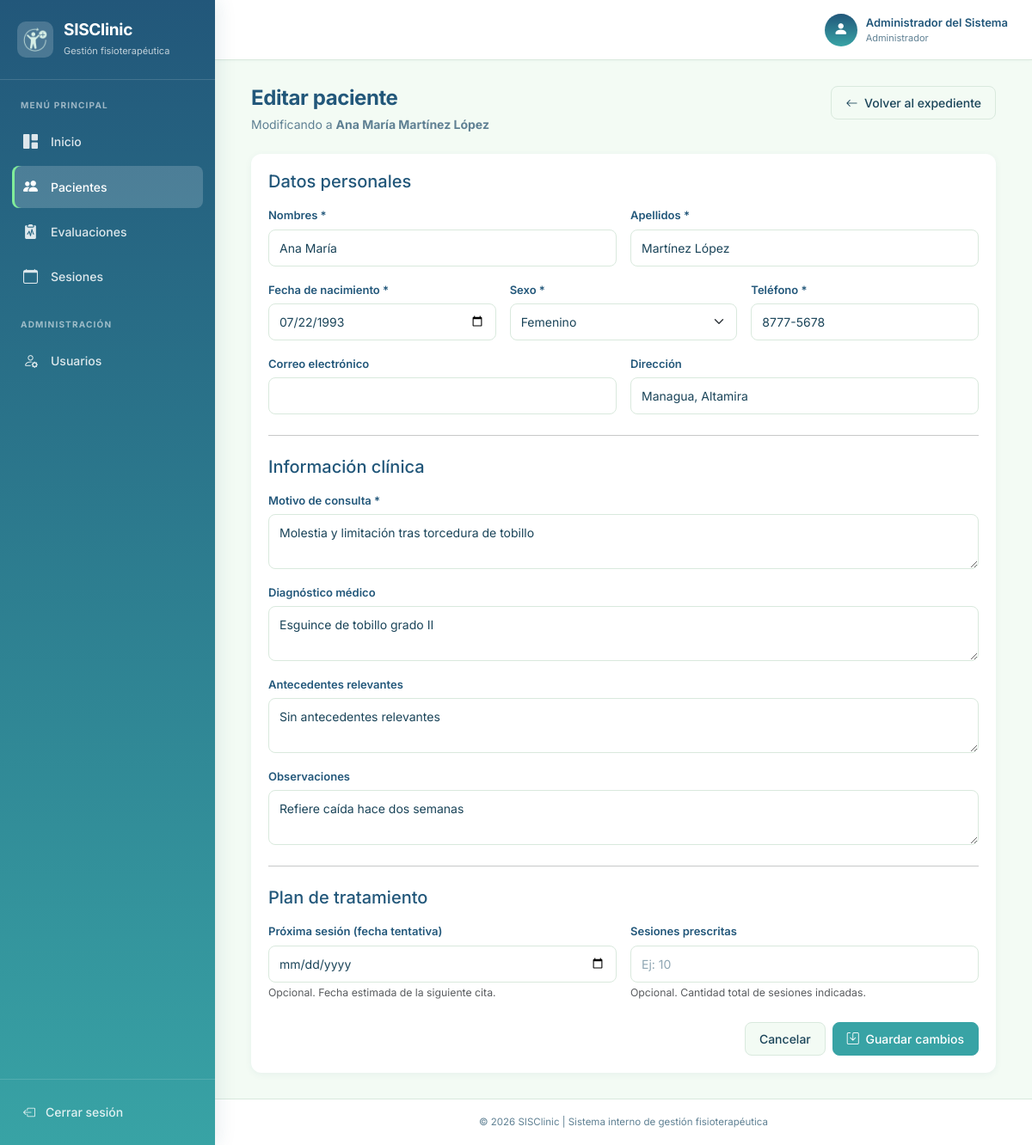
The app's page /modules/pacientes/editar.php?id=2 (signed in) with its own data.
### tables this page shows
CREATE TABLE pacientes (
    id_paciente        INT AUTO_INCREMENT PRIMARY KEY,
    nombres            VARCHAR(100) NOT NULL,
    apellidos          VARCHAR(100) NOT NULL,
    fecha_nacimiento   DATE         NOT NULL,
    sexo               ENUM('Femenino','Masculino') NOT NULL,
    telefono           VARCHAR(20)  NOT NULL,
    correo             VARCHAR(100) NULL,
    direccion          VARCHAR(200) NULL,
    motivo_consulta    TEXT         NOT NULL,
    diagnostico_medico TEXT         NULL,
    antecedentes       TEXT         NULL,
    observaciones      TEXT         NULL,
    fecha_registro     TIMESTAMP    NOT NULL DEFAULT CURRENT_TIMESTAMP
);

### modules/pacientes/editar.php (the view, shortened to what this page needs)
<?php
require_once __DIR__ . '/../../conexion.php';
require_once __DIR__ . '/../../includes/header.php';
require_once __DIR__ . '/../../includes/navbar.php';
$id_paciente = isset($_GET['id']) ? (int) $_GET['id'] : 0;
$sql = "SELECT * FROM pacientes WHERE id_paciente = ? LIMIT 1";
$stmt = mysqli_prepare($con, $sql);
mysqli_stmt_bind_param($stmt, 'i', $id_paciente);
mysqli_stmt_execute($stmt);
$resultado = mysqli_stmt_get_result($stmt);
$paciente  = mysqli_fetch_assoc($resultado);
$datos = [
    'nombres'             => $paciente['nombres'],
    'apellidos'           => $paciente['apellidos'],
    'fecha_nacimiento'    => $paciente['fecha_nacimiento'],
    'sexo'                => $paciente['sexo'],
    'telefono'            => $paciente['telefono'],
    'correo'              => $paciente['correo']              ?? '',
    'direccion'           => $paciente['direccion']           ?? '',
    'motivo_consulta'     => $paciente['motivo_consulta'],
    'diagnostico_medico'  => $paciente['diagnostico_medico']  ?? '',
    'antecedentes'        => $paciente['antecedentes']        ?? '',
    'observaciones'       => $paciente['observaciones']       ?? '',
    'proxima_sesion'      => $paciente['proxima_sesion']      ?? '',
    'sesiones_prescritas' => $paciente['sesiones_prescritas'] ?? '',
];
?>
<div class="container-fluid">
    <div class="d-flex justify-content-between align-items-start flex-wrap gap-3 mb-4">
        <div>
            <h1 class="page-title">Editar paciente</h1>
            <p class="page-subtitle mb-0">
                Modificando a
                <strong><?= htmlspecialchars($paciente['nombres'] . ' ' . $paciente['apellidos']) ?></strong>
            </p>
        </div>
        <div class="d-flex gap-2">
            <a href="<?= BASE_URL ?>/modules/pacientes/ver.php?id=<?= (int) $id_paciente ?>" class="btn btn-light">
                <i class="bi bi-arrow-left me-1"></i> Volver al expediente
            </a>
        </div>
    </div>
    <div class="card">
        <div class="card-body">
            <form method="POST" action="editar.php?id=<?= (int) $id_paciente ?>" novalidate>
                <h5 class="mb-3" style="color: var(--color-dark);">Datos personales</h5>
                <div class="row g-3">
                    <div class="col-md-6">
                        <label for="nombres" class="form-label">Nombres *</label>
                        <input type="text" class="form-control" id="nombres" name="nombres"
                               value="<?= htmlspecialchars($datos['nombres']) ?>" required>
                    </div>
                    <div class="col-md-6">
                        <label for="apellidos" class="form-label">Apellidos *</label>
                        <input type="text" class="form-control" id="apellidos" name="apellidos"
                               value="<?= htmlspecialchars($datos['apellidos']) ?>" required>
                    </div>
                    <div class="col-md-4">
                        <label for="fecha_nacimiento" class="form-label">Fecha de nacimiento *</label>
                        <input type="date" class="form-control" id="fecha_nacimiento" name="fecha_nacimiento"
                               value="<?= htmlspecialchars($datos['fecha_nacimiento']) ?>" required>
                    </div>
                    <div class="col-md-4">
                        <label for="sexo" class="form-label">Sexo *</label>
                        <select class="form-select" id="sexo" name="sexo" required>
                            <option value="Femenino" <?= $datos['sexo'] === 'Femenino' ? 'selected' : '' ?>>Femenino</option>
                        </select>
                    </div>
                    <div class="col-md-4">
                        <label for="telefono" class="form-label">Teléfono *</label>
                        <input type="text" class="form-control" id="telefono" name="telefono"
                               value="<?= htmlspecialchars($datos['telefono']) ?>" required>
                    </div>
                    <div class="col-md-6">
                        <label for="correo" class="form-label">Correo electrónico</label>
                        <input type="email" class="form-control" id="correo" name="correo"
                               value="<?= htmlspecialchars($datos['correo']) ?>">
                    </div>
                    <div class="col-md-6">
                        <label for="direccion" class="form-label">Dirección</label>
                        <input type="text" class="form-control" id="direccion" name="direccion"
                               value="<?= htmlspecialchars($datos['direccion']) ?>">
                    </div>
                </div>
                <hr class="my-4">
                <h5 class="mb-3" style="color: var(--color-dark);">Información clínica</h5>
                <div class="row g-3">
                    <div class="col-12">
                        <label for="motivo_consulta" class="form-label">Motivo de consulta *</label>
                        <textarea class="form-control" id="motivo_consulta" name="motivo_consulta" rows="2" required><?= htmlspecialchars($datos['motivo_consulta']) ?></textarea>
                    </div>
                    <div class="col-12">
                        <label for="diagnostico_medico" class="form-label">Diagnóstico médico</label>
                        <textarea class="form-control" id="diagnostico_medico" name="diagnostico_medico" rows="2"><?= htmlspecialchars($datos['diagnostico_medico']) ?></textarea>
                    </div>
                    <div class="col-12">
                        <label for="antecedentes" class="form-label">Antecedentes relevantes</label>
                        <textarea class="form-control" id="antecedentes" name="antecedentes" rows="2"><?= htmlspecialchars($datos['antecedentes']) ?></textarea>
                    </div>
                    <div class="col-12">
                        <label for="observaciones" class="form-label">Observaciones</label>
                        <textarea class="form-control" id="observaciones" name="observaciones" rows="2"><?= htmlspecialchars($datos['observaciones']) ?></textarea>
                    </div>
                </div>
                <hr class="my-4">
                <h5 class="mb-3" style="color: var(--color-dark);">Plan de tratamiento</h5>
                <div class="row g-3">
                    <div class="col-md-6">
                        <label for="proxima_sesion" class="form-label">Próxima sesión (fecha tentativa)</label>
                        <input type="date" class="form-control" id="proxima_sesion" name="proxima_sesion"
                               value="<?= htmlspecialchars($datos['proxima_sesion']) ?>">
                        <small class="text-muted">Opcional. Fecha estimada de la siguiente cita.</small>
                    </div>
                    <div class="col-md-6">
                        <label for="sesiones_prescritas" class="form-label">Sesiones prescritas</label>
                        <input type="number" class="form-control" id="sesiones_prescritas" name="sesiones_prescritas"
                               min="1" max="500" placeholder="Ej: 10"
                               value="<?= htmlspecialchars($datos['sesiones_prescritas']) ?>">
                        <small class="text-muted">Opcional. Cantidad total de sesiones indicadas.</small>
                    </div>
                </div>
                <div class="d-flex justify-content-end gap-2 mt-4">
                    <a href="<?= BASE_URL ?>/modules/pacientes/ver.php?id=<?= (int) $id_paciente ?>" class="btn btn-light">
                        Cancelar
                    </a>
                    <button type="submit" class="btn btn-primary">
                        <i class="bi bi-save me-1"></i> Guardar cambios
                    </button>
                </div>
            </form>
        </div>
    </div>
</div>
<?php require_once __DIR__ . '/../../includes/footer.php'; ?>

### css/styles.css (style rules this page uses)
:root { --baltic-blue: #22577a; --tropical-teal: #38a3a5; --emerald: #57cc99; --light-green: #80ed99; --tea-green: #c7f9cc; --color-primary: var(--tropical-teal); --color-soft: var(--emerald); --color-dark: var(--baltic-blue); --color-success: var(--emerald); --color-accent: var(--light-green); --color-white: #ffffff; --color-light: var(--tea-green); --color-background: #f3fbf4; --color-text: #1a4459; --color-muted: #5f8093; --color-border: #d9e9dd; --sidebar-width: 250px; --sidebar-gradient: linear-gradient(180deg, #22577a 0%, #38a3a5 100%); --shadow-sm: 0 2px 8px rgba(34, 87, 122, 0.06); --shadow-md: 0 6px 20px rgba(34, 87, 122, 0.10); --shadow-lg: 0 10px 35px rgba(34, 87, 122, 0.14); --radius-sm: 8px; --radius: 12px; --radius-lg: 16px; }
* { margin: 0; padding: 0; box-sizing: border-box; }
body { font-family: 'Inter', -apple-system, BlinkMacSystemFont, Arial, sans-serif; background-color: var(--color-background); color: var(--color-text); font-size: 14px; line-height: 1.55; -webkit-font-smoothing: antialiased; }
a { text-decoration: none; color: var(--color-primary); }
.page-title { color: var(--color-dark); font-size: 24px; font-weight: 700; letter-spacing: -0.4px; margin-bottom: 5px; }
.page-subtitle { color: var(--color-muted); font-size: 14px; margin-bottom: 25px; }
.card { border: none; border-radius: var(--radius); box-shadow: var(--shadow-sm); background-color: var(--color-white); transition: box-shadow 0.2s ease, transform 0.2s ease; }
.card-body { padding: 20px; }
.btn { font-weight: 500; border-radius: var(--radius-sm); padding: 8px 16px; font-size: 14px; transition: all 0.15s ease; }
.btn-primary { background-color: var(--color-primary); border-color: var(--color-primary); }
.btn-light { background-color: var(--color-background); border-color: var(--color-border); color: var(--color-text); }
.form-label { font-size: 13px; font-weight: 600; color: var(--color-dark); margin-bottom: 6px; }
.form-control, .form-select { border: 1px solid var(--color-border); border-radius: var(--radius-sm); padding: 10px 12px; font-size: 14px; color: var(--color-text); transition: border-color 0.15s ease, box-shadow 0.15s ease; }
.form-control::placeholder { color: var(--color-muted); opacity: 0.7; }

### records on screen
pacientes: nombres+apellidos "Ana María Martínez López", nombres "Ana María", apellidos "Martínez López", fecha_nacimiento "07/22/1993", sexo "Femenino", telefono "8777-5678", direccion "Managua, Altamira", motivo_consulta "Molestia y limitación tras torcedura de tobillo", diagnostico_medico "Esguince de tobillo grado II", antecedentes "Sin antecedentes relevantes", observaciones "Refiere caída hace dos semanas"

### other values on screen
$nombre_usuario "Administrador del Sistema"
$rol_usuario "Administrador"
